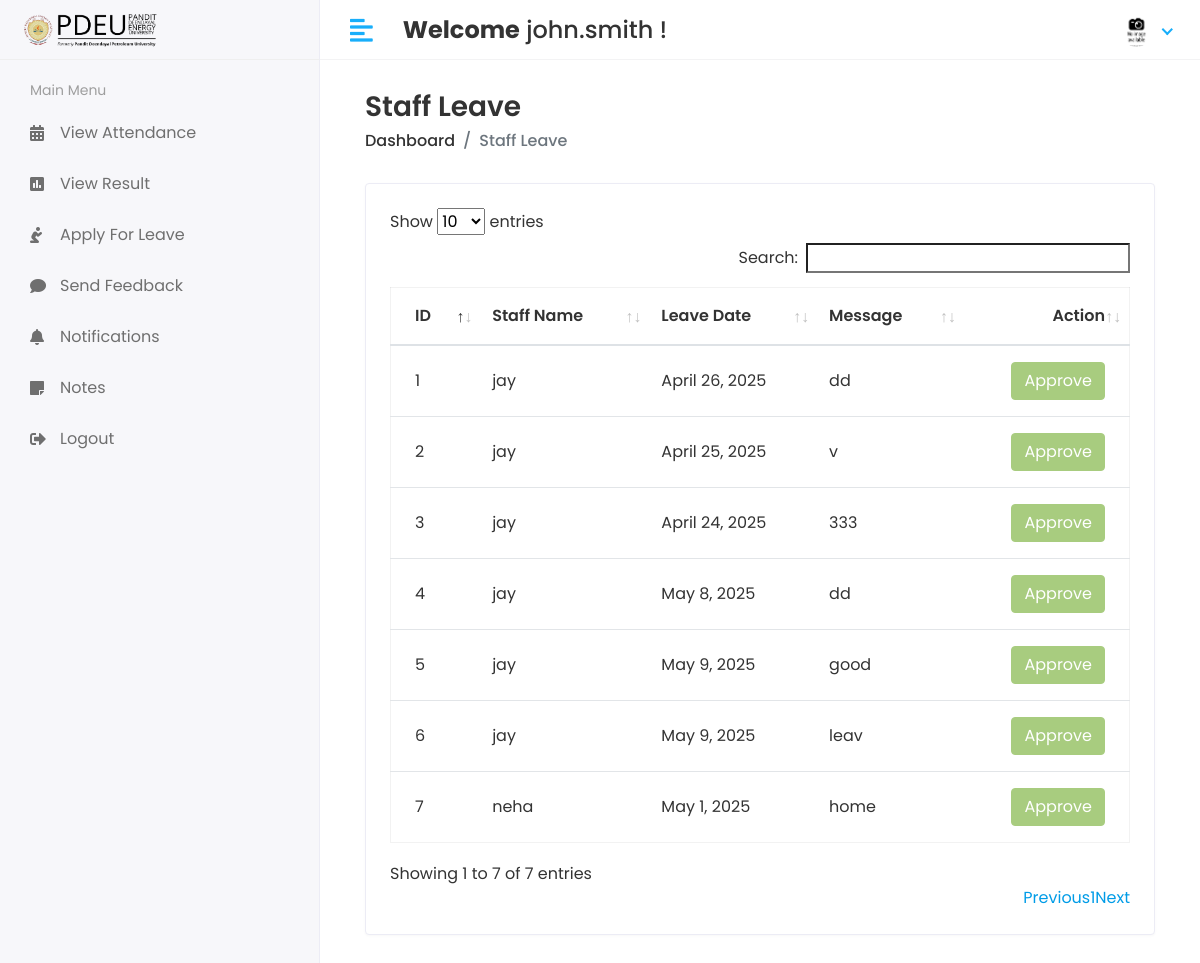
/Hod/Staff/Leave_view (signed in), run on the app's committed database.
### app/models.py (models this page shows, shortened)
class CustomUser(AbstractUser):
    USER = (
        (1, 'HOD'),
        (2, 'STAFF'),
        (3, 'STUDENT'),
        (4, 'PARENT'),  # Added Parent user type
    )
    user_type = models.CharField(choices=USER, max_length=50, default=1)
    profile_pic = models.ImageField(upload_to='media/profile_pic')

class Staff_leave(models.Model):
    staff_id = models.ForeignKey(Staff, on_delete=models.CASCADE)
    date = models.DateField(null=True)
    message = models.TextField(null=True, blank=True)
    status = models.IntegerField(default=0)
    created_at = models.DateTimeField(auto_now_add=True)
    updated_at = models.DateTimeField(auto_now=True)

class Staff(models.Model):
    admin = models.OneToOneField(CustomUser, on_delete=models.CASCADE)
    address = models.TextField()
    gender = models.CharField(max_length=100)
    subjects = models.ManyToManyField('Subject', blank=True, related_name='staff_members')
    created_at = models.DateTimeField(auto_now_add=True)
    updated_at = models.DateTimeField(auto_now=True)

### student_management_system/Hod_Views.py (the view)
# urls.py: path('Hod/Staff/Leave_view', Hod_Views.STAFF_LEAVE_VIEW, name='staff_leave_view'),
@login_required(login_url='/')
def STAFF_LEAVE_VIEW(request):
    staff_leave = Staff_leave.objects.all()
    context = {
        'staff_leave': staff_leave,
    }
    return render(request, 'Hod/staff_leave.html', context)

### templates/Hod/staff_leave.html (shortened to what this page needs)
{% extends 'base.html' %}
{% block content %}
{% load static %}
<div class="content container-fluid">
    <div class="page-header">
        <div class="row align-items-center">
            <div class="col">
                <h3 class="page-title">Staff Leave</h3>
                <ul class="breadcrumb">
                    <li class="breadcrumb-item"><a href="{% url 'hod_home' %}">Dashboard</a></li>
                    <li class="breadcrumb-item active">Staff Leave</li>
                </ul>
            </div>
        </div>
    </div>
    <div class="row">
        <div class="col-sm-12">
            <div class="card card-table">
                <div class="card-body">
                    <div class="table-responsive">
                        <table id="table_id" class="table table-hover table-center mb-0">
                            <thead>
                                <tr>
                                    <th>ID</th>
                                    <th>Staff Name</th>
                                    <th>Leave Date</th>
                                    <th>Message</th>
                                    <th class="text-right">Action</th>
                                </tr>
                            </thead>
                            <tbody>
                            {% for i in staff_leave %}
                                <tr>
                                    <td>{{i.id}}</td>
                                    <td>{{i.staff_id.admin.first_name}}</td>
                                    <td>{{i.date}}</td>
                                    <td>{{i.message}}</td>
                                    <td class="text-right">
                                        <div class="actions">
                                            {% if i.status == 0 %}
                                                <a href="{% url 'staff_approve_leave' i.id %}" class="btn btn-success">Approve</a>
                                                <a href="{% url 'staff_disapprove_leave' i.id %}" class="btn btn-danger">Disapprove</a>
                                            {% elif i.status == 1 %}
                                                <button class="btn btn-success" disabled="disabled">Approve</button>
                                            {% else %}
                                                <button class="btn btn-danger" disabled="disabled">Disapprove</button>
                                            {% endif %}
                                        </div>
                                    </td>
                                </tr>
                            {% endfor %}
                            </tbody>
                        </table>
                    </div>
                </div>
            </div>
        </div>
    </div>
</div>
{% endblock %}

### templates/includes/header.html (shortened to what this page needs)
{% load static %}
<div class="header">
    <div class="header-left">
        <a href="index.html" class="logo">
            <img src="{% static 'assets/img/pdpu image-Photoroom.png' %}" alt="PDEU Logo">
        </a>
    </div>
    <a href="javascript:void(0);" id="toggle_btn">
        <i class="fas fa-align-left"></i>
    </a>
    <div class="top-nav-search mt-3">
        <h4><strong>Welcome</strong>
            <span>
                {% if user.first_name and user.last_name %}
                    {{ user.first_name }} {{ user.last_name }}
                {% else %}
                    {{ user.username }}
                {% endif %}
            </span> !
        </h4>
    </div>
    <ul class="nav user-menu">
        <li class="nav-item dropdown has-arrow">
            <a href="#" class="dropdown-toggle nav-link" data-toggle="dropdown">
                {% if user.profile_pic == "" %}
                    <span class="user-img"><img class="rounded-circle" src="{% static 'assets/img/noimg.jpg' %}" width="31" alt="Ryan Taylor"></span>
                {% else %}
                    <span class="user-img"><img class="rounded-circle" src="/{{user.profile_pic}}" width="31" alt="Ryan Taylor"></span>
                {% endif %}
            </a>
        </li>
    </ul>
</div>

### static/assets/css/style.css (style rules this page uses)
html { height: 100%; }
body { background-color: #fff; color: #333; font-family: 'Poppins', sans-serif; font-size: 1rem; height: 100%; line-height: 1.5; overflow-x: hidden; }
h1, h2, h3, h4, h5, h6 { font-family: 'Poppins', sans-serif; margin-top: 0; }
a { color: #009ce7; }
input, button, a { transition: all 0.4s ease; -moz-transition: all 0.4s ease; -o-transition: all 0.4s ease; -ms-transition: all 0.4s ease; -webkit-transition: all 0.4s ease; }
input, input:focus, button, button:focus { outline: none; }
ul, ol { padding: 0px; list-style: none; }
.table { color: #333; max-width: 100%; margin-bottom: 0; width: 100%; }
.table.dataTable { border-collapse: collapse !important; border: 1px solid rgba(0, 0, 0, 0.05); }
.table thead tr th { font-weight: 600; }
.table tbody tr { border-bottom: 1px solid rgba(0, 0, 0, 0.05); }
.table.table-center td, .table.table-center th { vertical-align: middle; }
.card-table .card-body .table > thead > tr > th { border-top: 0; }
.card-table .card-body .table tr td:first-child, .card-table .card-body .table tr th:first-child { padding-left: 1.5rem; }
.card-table .card-body .table tr td:last-child, .card-table .card-body .table tr th:last-child { padding-right: 1.5rem; }
.card-table .table td, .card-table .table th { border-top: 1px solid #e2e5e8; padding: 1rem 0.75rem; white-space: nowrap; }
.btn-success { background-color: #7bb13c; border: 1px solid #7bb13c }
.btn-success.disabled, .btn-success:disabled { background-color: #7bb13c; border-color: #7bb13c; color: #fff; }
.card { border: 1px solid #ececf5; box-shadow: 0 1px 3px 0 rgba(0, 0, 0, 0.03); margin-bottom: 1.875rem; }
.card-body { padding: 1.5rem; }
.header { background-color: #fff; border-bottom: 1px solid #f3f3f4; left: 0; position: fixed; right: 0; top: 0; z-index: 1001; height: 60px; }
.header .header-left { float: left; height: 60px; padding: 0 20px; position: relative; width: 320px; z-index: 1; transition: all 0.2s ease-in-out; background-color: #f7f7fa; border-bottom: 1px solid #efefef; border-right: 1px solid #ececf5; display: flex; align-items: center; }
.header .header-left .logo { display: inline-block; line-height: 60px; }
.header .header-left .logo img { max-height: 40px; width: auto; }
.header .dropdown-toggle:after { display: none; }
.header .has-arrow .dropdown-toggle:after { border-top: 0; border-left: 0; border-bottom: 2px solid #18aefa; border-right: 2px solid #18aefa; content: ''; height: 8px; display: inline-block; pointer-events: none; -webkit-transform-origin: 66% 66%; -ms-transform-origin: 66% 66%; transform-origin: 66% 66%; -webkit-transform: rotate(45deg); -ms-transform: rotate(45deg); transform: rotate(45deg); -webkit-transition: all 0.15s ease-in-out; transition: all 0.15s ease-in-out; width: 8px; vertical-align: 0px; }
.user-menu { float: right; margin: 0; position: relative; z-index: 99; padding-right: 15px; }
.user-menu.nav > li > a { color: #a0a0a0; font-size: 14px; line-height: 58px; padding: 0 15px; height: 60px; }
.user-img { margin-right: 3px; position: relative; }
.top-nav-search { float: left; margin-left: 15px; }
.page-header { margin-bottom: 1.875rem; }
.page-header .breadcrumb { background-color: transparent; color: #6c757d; font-size: 1rem; font-weight: 500; margin-bottom: 0; padding: 0; }
.page-header .breadcrumb a { color: #333; }
.page-title { font-size: 28px; font-weight: 600; color: #333; margin-bottom: 5px; }
@media (min-width: 992px) { #toggle_btn { align-items: center; color: #18aefa; display: inline-flex; float: left; font-size: 26px; height: 60px; justify-content: center; margin-left: 15px; padding: 0 15px; } }

### data on the page
CustomUser: username "john.smith"
Staff_leave: id "1", staff_id.admin.first_name "jay", date "April 26, 2025", message "dd", status "Approve"
Staff_leave: id "2", staff_id.admin.first_name "jay", date "April 25, 2025", message "v", status "Approve"
Staff_leave: id "3", staff_id.admin.first_name "jay", date "April 24, 2025", message "333", status "Approve"
Staff_leave: id "4", staff_id.admin.first_name "jay", date "May 8, 2025", message "dd", status "Approve"
Staff_leave: id "5", staff_id.admin.first_name "jay", date "May 9, 2025", message "good", status "Approve"
Staff_leave: id "6", staff_id.admin.first_name "jay", date "May 9, 2025", message "leav", status "Approve"
Staff_leave: id "7", staff_id.admin.first_name "neha", date "May 1, 2025", message "home", status "Approve"
